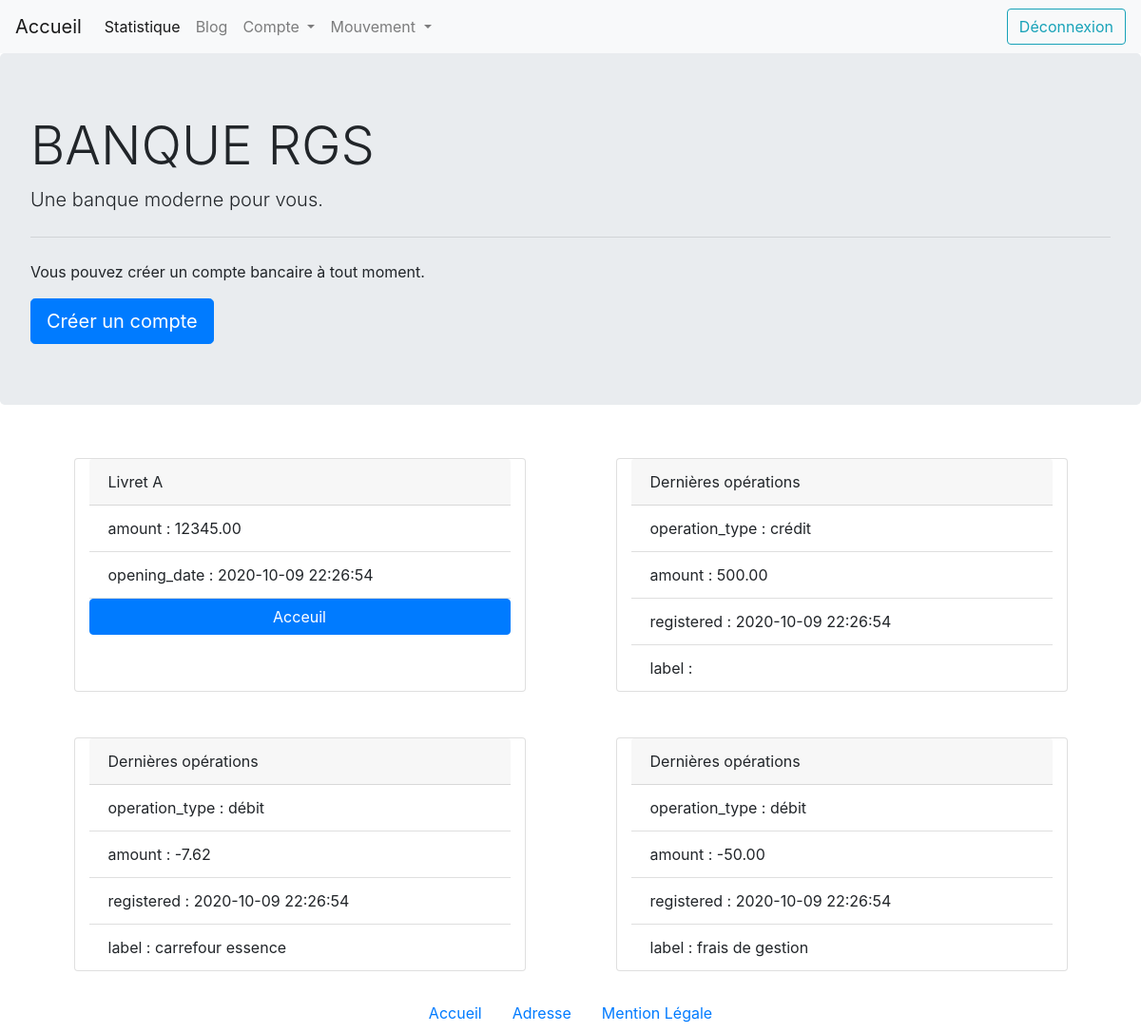
/showaccount.php?id=2 (signed in), run on the app's committed database.
### tables this page shows
CREATE TABLE Account(
  id INT UNSIGNED NOT NULL AUTO_INCREMENT,
  amount DECIMAL(11,2) NOT NULL,
  opening_date TIMESTAMP NOT NULL,
  account_type VARCHAR(50) NOT NULL,
  user_id INT UNSIGNED,
  PRIMARY KEY (id),
  FOREIGN KEY (user_id) REFERENCES User(id)
);

CREATE TABLE Operation(
  id INT UNSIGNED NOT NULL AUTO_INCREMENT,
  operation_type VARCHAR(30) NOT NULL,
  amount DECIMAL(11,2) NOT NULL,
  registered TIMESTAMP NOT NULL,
  label VARCHAR(50) NULL,
  account_id INT UNSIGNED,
  PRIMARY KEY (id),
  FOREIGN KEY (account_id) REFERENCES Account(id)
);

### showaccount.php (the view)
<?php
  include "template/nav.php";
  include "template/header.php";
 ?>
<?php
  if (!empty($_GET["id"]) && isset($_GET["id"])):
    $account_id = test_input($_GET["id"]);
    $query = $db->prepare(
      "SELECT o.operation_type, o.amount, o.registered, o.label
      FROM Account AS a
      INNER JOIN Operation AS o
      WHERE a.id = o.account_id AND a.id = :account_id"
    );
    $result = $query->execute([
      "account_id" => $account_id
    ]);
    $operation_user = $query->fetchAll(PDO::FETCH_ASSOC);
    $con = $db->prepare(
      "SELECT a.amount, a.opening_date, a.account_type
      FROM Account AS a
      WHERE a.id = :id_account"
    );
    $results = $con->execute([
      "id_account" => $account_id
    ]);
    $account_user = $con->fetch(PDO::FETCH_ASSOC);
  endif;
?>
<div class="container">
  <div class="row">
    <div class="card col-10 col-md-5 mx-auto my-4" style="width: 18rem;">
      <div class="card-header">
        <?php echo $account_user["account_type"] ?>
      </div>
      <ul class="list-group list-group-flush">
        <?php foreach ($account_user as $key => $account): ?>
          <?php if ($key !== "account_type"): ?>
            <li class="list-group-item"><?php echo $key . ' : ' . $account; ?></li>
          <?php endif; ?>
        <?php endforeach; ?>
      </ul>
      <a href="index.php" class="btn btn-primary">Acceuil</a>
    </div>
    <?php foreach ($operation_user as $key => $operations): ?>
      <div class="card col-10 col-md-5 mx-auto my-4" style="width: 18rem;">
        <div class="card-header">
          Dernières opérations
        </div>
        <ul class="list-group list-group-flush">
          <?php foreach ($operations as $key => $operation): ?>
            <li class="list-group-item"><?php echo $key . ' : ' . $operation; ?></li>
          <?php endforeach; ?>
        </ul>
      </div>
    <?php endforeach; ?>
  </div>
</div>
<?php
  include "template/footer.php";
 ?>

### template/nav.php (shortened to what this page needs)
<?php
  function test_input($data) {
    $data = trim($data);
    $data = stripslashes($data);
    $data = htmlspecialchars($data, ENT_QUOTES);
    return $data;
  }
?>
<!doctype html>
<html class="no-js" lang="fr">
  <head>
    <link rel="stylesheet" href="css/moncss.css">
    <link rel="stylesheet" href="https://stackpath.bootstrapcdn.com/bootstrap/4.5.2/css/bootstrap.min.css">
  </head>
  <body id="body">
    <nav class="navbar navbar-expand-lg navbar-light bg-light">
      <a class="navbar-brand" href="index.php">Accueil</a>
      <div class="collapse navbar-collapse" id="navbarSupportedContent">
        <ul class="navbar-nav mr-auto">
          <li class="nav-item active">
            <a class="nav-link" href="statistical.php">Statistique<span class="sr-only">(current)</span></a>
          </li>
          <li class="nav-item">
            <a class="nav-link" href="blog.php">Blog</a>
          </li>
          <li class="nav-item dropdown">
            <a class="nav-link dropdown-toggle" href="#" id="compteDropDown" role="button" data-toggle="dropdown" aria-haspopup="true" aria-expanded="false">
              Compte
            </a>
          </li>
          <li class="nav-item dropdown">
            <a class="nav-link dropdown-toggle" href="#" id="mouvementDropDown" role="button" data-toggle="dropdown" aria-haspopup="true" aria-expanded="false">
              Mouvement
            </a>
          </li>
        </ul>
        <form action="" method="POST" class="form-inline my-2 my-lg-0">
          <button class="btn btn-outline-info my-2 my-sm-0" type="submit" name="deconnexion">Déconnexion</button>
        </form>
      </div>
    </nav>

### template/header.php
<header class="jumbotron">
  <h1 class="display-4">BANQUE RGS</h1>
  <p class="lead">Une banque moderne pour vous.</p>
  <hr class="my-4">
  <p>Vous pouvez créer un compte bancaire à tout moment.</p>
  <a class="btn btn-primary btn-lg" href="form.php" role="button">Créer un compte</a>
</header>
<main id="main">

### template/footer.php (shortened to what this page needs)
    </main>
    <footer>
      <ul class="nav justify-content-center">
        <li class="nav-item ">
          <a class="nav-link active" href="index.php">Accueil</a>
        </li>
        <li class="nav-item">
          <a class="nav-link active" href="doc/adresse.txt">Adresse</a>
        </li>
        <li class="nav-item">
          <a class="nav-link" href="doc/mention_Légale.txt">Mention Légale</a>
        </li>
      </ul>
    </footer>
  </body>
</html>

### data on the page
account: account_type "Livret A", amount "12345.00", opening_date "2020-10-09 22:26:54"
operation: key "operation_type", operation_type "crédit", key "amount", amount "500.00", key "registered", registered "2020-10-09 22:26:54", key "label"
operation: key "operation_type", operation_type "débit", key "amount", amount "-7.62", key "registered", registered "2020-10-09 22:26:54", key "label", label "carrefour essence"
operation: key "operation_type", operation_type "débit", key "amount", amount "-50.00", key "registered", registered "2020-10-09 22:26:54", key "label", label "frais de gestion"

### other printed values
$key "amount"
$key "opening_date"
